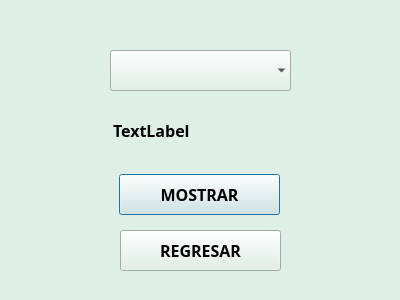
<?xml version="1.0" encoding="UTF-8"?>
<ui version="4.0">
 <class>Dialog</class>
 <widget class="QDialog" name="Dialog">
  <property name="geometry">
   <rect>
    <x>0</x>
    <y>0</y>
    <width>400</width>
    <height>300</height>
   </rect>
  </property>
  <property name="windowTitle">
   <string>Dialog</string>
  </property>
  <property name="styleSheet">
   <string notr="true">background-color: rgb(222, 239, 231);</string>
  </property>
  <widget class="QComboBox" name="cbopciones">
   <property name="geometry">
    <rect>
     <x>110</x>
     <y>50</y>
     <width>181</width>
     <height>41</height>
    </rect>
   </property>
   <property name="font">
    <font>
     <family>Hack Nerd Font Mono</family>
     <pointsize>12</pointsize>
     <bold>true</bold>
    </font>
   </property>
   <property name="placeholderText">
    <string>OPCIONES</string>
   </property>
   <property name="frame">
    <bool>false</bool>
   </property>
  </widget>
  <widget class="QPushButton" name="btnopciones">
   <property name="geometry">
    <rect>
     <x>119</x>
     <y>174</y>
     <width>161</width>
     <height>41</height>
    </rect>
   </property>
   <property name="font">
    <font>
     <family>Hack Nerd Font Mono</family>
     <pointsize>12</pointsize>
     <bold>true</bold>
    </font>
   </property>
   <property name="text">
    <string>MOSTRAR</string>
   </property>
  </widget>
  <widget class="QLabel" name="lbopciones">
   <property name="geometry">
    <rect>
     <x>113</x>
     <y>120</y>
     <width>181</width>
     <height>20</height>
    </rect>
   </property>
   <property name="font">
    <font>
     <family>Hack Nerd Font Mono</family>
     <pointsize>12</pointsize>
     <bold>true</bold>
    </font>
   </property>
   <property name="text">
    <string>TextLabel</string>
   </property>
  </widget>
  <widget class="QPushButton" name="return1">
   <property name="geometry">
    <rect>
     <x>120</x>
     <y>230</y>
     <width>161</width>
     <height>41</height>
    </rect>
   </property>
   <property name="font">
    <font>
     <family>Hack Nerd Font Mono</family>
     <pointsize>12</pointsize>
     <bold>true</bold>
    </font>
   </property>
   <property name="text">
    <string>REGRESAR</string>
   </property>
  </widget>
 </widget>
 <resources/>
 <connections/>
</ui>
